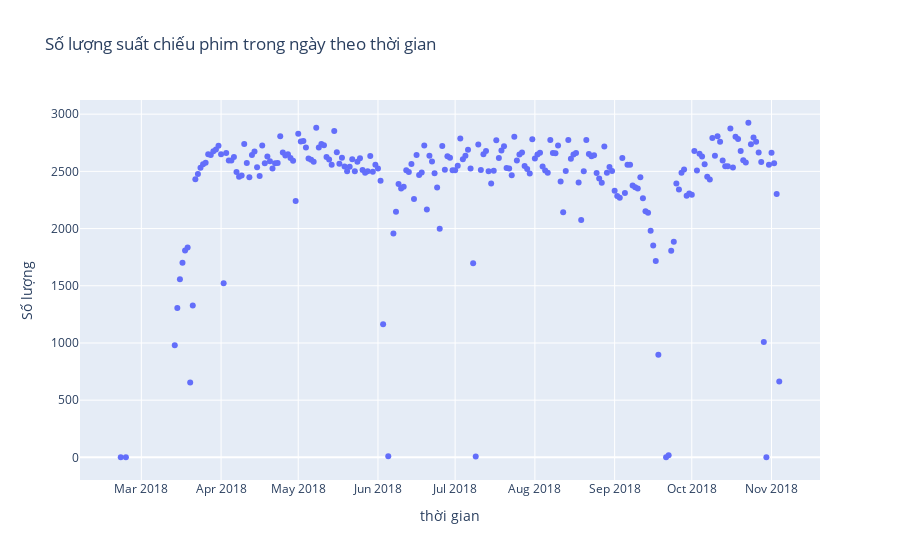

Here is the notebook cell this chart was saved with:
### Code cell
fig = px.scatter(n_show_time_by_date, x='date', y='show_time', 
              title='Số lượng suất chiếu phim trong ngày theo thời gian')

fig.update_layout(xaxis_title='thời gian',
                  yaxis_title='Số lượng')

fig.show()

### Figure 1 — Plotly figure (JSON) as saved in the notebook; plotly's stock layout.template omitted (floating-point values rounded to 4 significant figures; data arrays with more than 128 entries replaced by an {"elided": "..."} marker saying what was removed)
{"data": [{"hovertemplate": "date=%{x}<br>show_time=%{y}<extra></extra>", "legendgroup": "", "marker": {"color": "#636efa", "symbol": "circle"}, "mode": "markers", "name": "", "orientation": "v", "showlegend": false, "type": "scatter", "x": {"elided": "234 str values"}, "xaxis": "x", "y": {"elided": "234 int values"}, "yaxis": "y"}], "layout": {"legend": {"tracegroupgap": 0}, "title": {"text": "Số lượng suất chiếu phim trong ngày theo thời gian"}, "xaxis": {"anchor": "y", "domain": [0, 1], "title": {"text": "thời gian"}}, "yaxis": {"anchor": "x", "domain": [0, 1], "title": {"text": "Số lượng"}}}}
